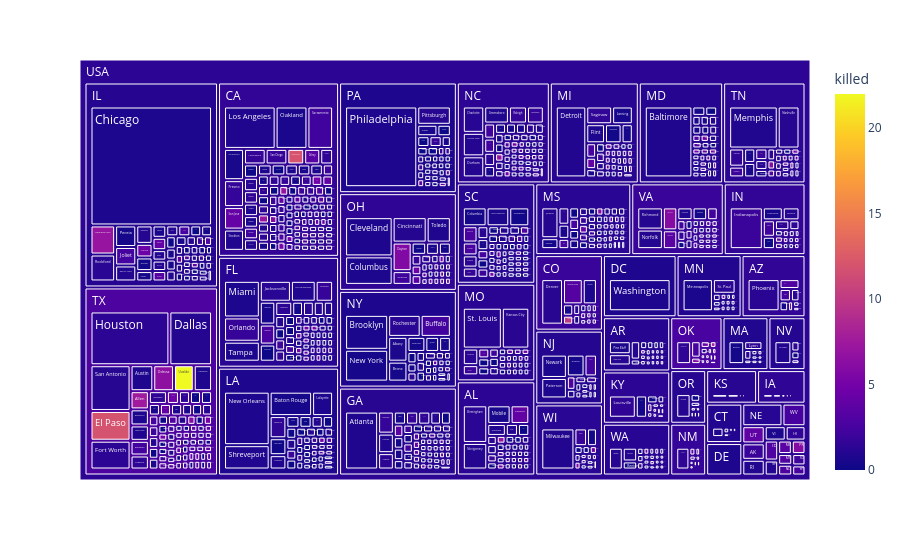

Source (notebook cell):
### Code cell
fig.show()

### Figure 1 — Plotly figure (JSON) as saved in the notebook; plotly's stock layout.template omitted (floating-point values rounded to 4 significant figures; data arrays with more than 128 entries replaced by an {"elided": "..."} marker saying what was removed)
{"data": [{"branchvalues": "total", "customdata": {"elided": "1166x1 float values"}, "domain": {"x": [0, 1], "y": [0, 1]}, "hovertemplate": "labels=%{label}<br>total_affected=%{value}<br>parent=%{parent}<br>id=%{id}<br>killed=%{color}<extra></extra>", "ids": {"elided": "1166 str values"}, "labels": {"elided": "1166 str values"}, "marker": {"coloraxis": "coloraxis", "colors": {"elided": "1166 float values"}}, "name": "", "parents": {"elided": "1166 str values"}, "type": "treemap", "values": {"elided": "1166 int values"}}], "layout": {"autosize": true, "coloraxis": {"colorbar": {"title": {"text": "killed"}}, "colorscale": [[0, "#0d0887"], [0.1111, "#46039f"], [0.2222, "#7201a8"], [0.3333, "#9c179e"], [0.4444, "#bd3786"], [0.5556, "#d8576b"], [0.6667, "#ed7953"], [0.7778, "#fb9f3a"], [0.8889, "#fdca26"], [1, "#f0f921"]]}, "legend": {"tracegroupgap": 0}, "margin": {"t": 60}}}
